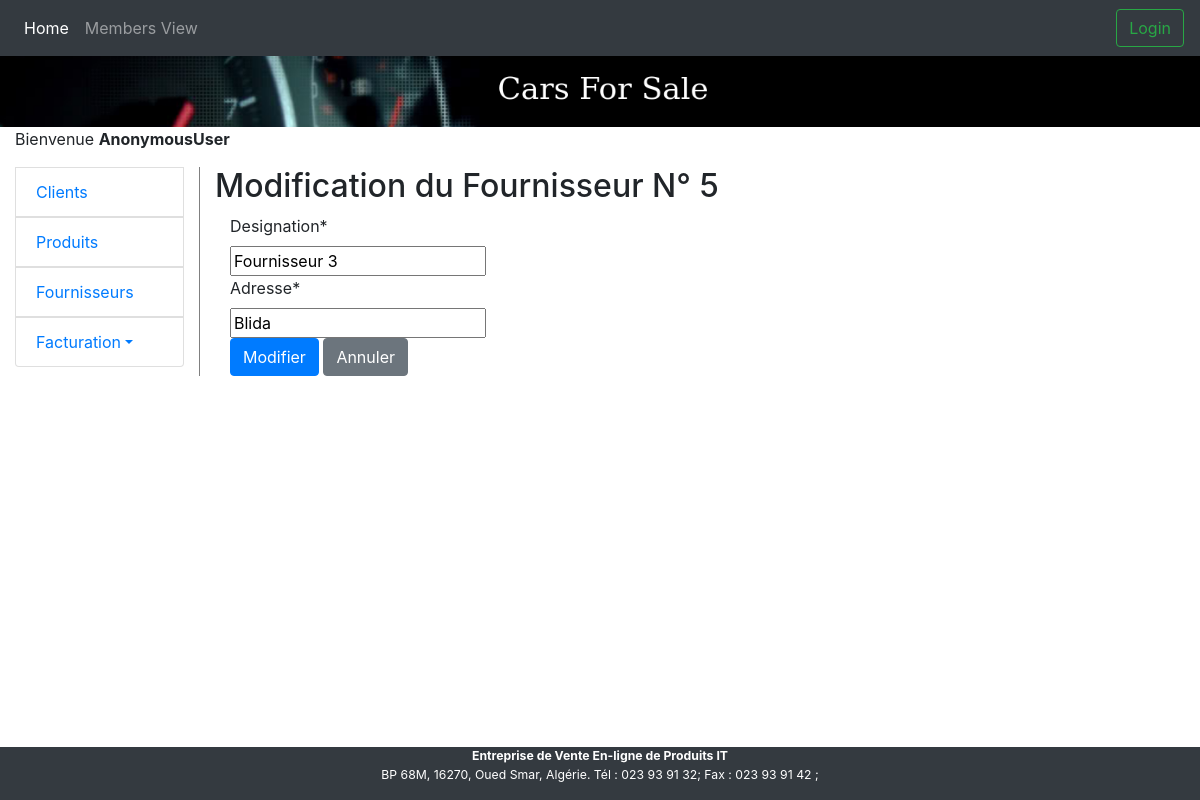
/app/fournisseur_update/5/, run on the app's committed database.
### app/models.py (models this page shows, shortened)
class Fournisseur(models.Model):
    designation = models.CharField(max_length=50)
    adresse = models.CharField(max_length=50)

### app/views.py (the view)
# urls.py: re_path(r'^fournisseur_update/(?P<pk>\d+)/$', views.FournisseurUpdateView.as_view(),  name='fournisseur_update'),
class FournisseurUpdateView(UpdateView):
    model = Fournisseur
    fields = ['designation', 'adresse']
    template_name = 'bill/fournisseur_update.html'
    def get_form(self, form_class=None):
        form = super().get_form(form_class)
        form.helper = FormHelper()
        form.helper.add_input(Submit('submit', 'Modifier', css_class='btn-primary'))
        form.helper.add_input(Button('cancel', 'Annuler', css_class='btn-secondary', onclick="window.history.back()"))
        self.success_url = reverse('fournisseur_table')
        return form

### app/templates/bill/fournisseur_update.html (shortened to what this page needs)
{% extends './base.html' %}
{% load bootstrap4 django_tables2 crispy_forms_tags %}
{% block content %}
  <h2>Modification du Fournisseur N° {{ object.id }}</h2>
  <div class="col-lg-5">
	{% crispy form %}
  </div>
{% endblock %}

### data on the page
Fournisseur: id "5", designation "Fournisseur 3", adresse "Blida"

### other printed values
{{ user }} "AnonymousUser"
